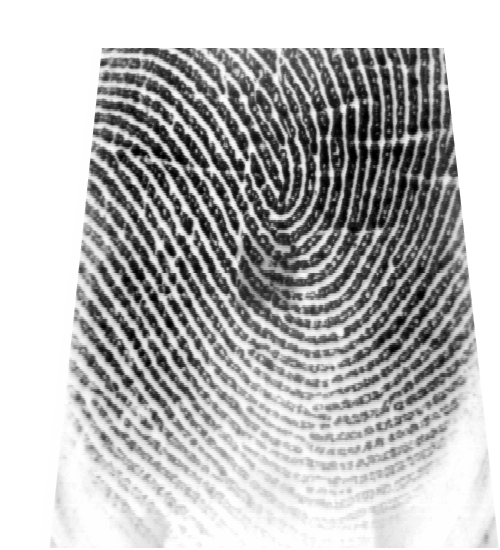
#> input picture P5/BTLab_Fingerprints/right_thumb/1.bmp, 500 x 550 px
$ jupyter execute --allow-errors src.ipynb
#> lines starting #> are read from the running program, lines starting #| are printed output that depends on the picture
<!-- DON'T EDIT THIS CELL! -->
<!-- TYPE SHIFT+ENTER AND GO TO THE NEXT CELL -->

<center>
    <h1>Laboratory Experiment #5</h1>
    <h3>Fingerprint Biometrics - Part II: Matching</h3>
</center>

# Exercise 1

[cell 1]
import numpy as np
import matplotlib.pyplot as plt
from mpl_toolkits.mplot3d import Axes3D
from matplotlib import cm
from scipy import ndimage as ndi

# NOTE: We are using Scikit-Image version 0.18.3
# If you have a version different from that, plase open you Anaconda prompt and type:
# conda install -c anaconda scikit-image=0.18.3

from skimage.io import imread
from skimage.filters import gabor_kernel
from skimage.util import invert
from skimage.exposure import equalize_adapthist

from skimage.util import img_as_ubyte
from skimage.exposure import equalize_hist, equalize_adapthist
from skimage.filters import median
from skimage.measure import find_contours

from scipy.signal.signaltools import wiener

from utils.poincare import calculate_singularities
from utils.segmentation import segmentation
from utils.normalization import normalize
from utils.gabor_filter import gabor_filter
from utils.frequency import ridge_freq
from utils.orientation import calculate_angles, visualize_angles
from utils.crossing_number import calculate_minutiae
from utils.skeletonize import skeletonize
from utils.MatchGaborFeat import MatchGaborFeat
from utils.align2 import align2
from utils.match import match

# custom functions
from utils.blockproc import blockproc

## Auxiliary Functions

[cell 2]
def gabor_filtering(img, fi):
    # 'mode' specifies how the convolution algorithm will deal with the borders
    If1 = equalize_adapthist(ndi.convolve(img, fi, mode='wrap'))
    # normalize
    If1 = ((If1 - np.min(If1)) / (np.max(If1) - np.min(If1))) * 255
    #print(np.min(If1), np.max(If1))

    return If1

# create the filter according to the size of the image
def gabor_template(im, angle, freq=0.11):
    r, c = im.shape
    ysize = int(np.floor(r/10))

    t = int(np.floor(ysize/8))
    fi = np.real(gabor_kernel(freq, theta=angle, n_stds=t))

    return fi

# create the filter according to the size of the image
def gabor_template_freq_up(im, angle, freq=0.2):
    r, c = im.shape
    ysize = int(np.floor(r/10))

    t = int(np.floor(ysize/8))
    fi = np.real(gabor_kernel(freq, theta=angle, n_stds=t))

    return fi

[cell 3]
## First we read the image thne we will perform the gabor filtering
img = imread('BTLab_Fingerprints/right_thumb/1.bmp', as_gray=True)
#> img is the input picture: shape (550, 500) float64; min 0, max 1, mean 0.723
plt.imshow(img, cmap='gray');

## Frequency Adjustment 1 (0.11)

[cell 4]
fi1 = gabor_template(img, angle=np.pi/4)
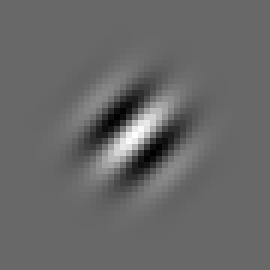
#> fi1: shape (45, 45) float64 (shown 6 times larger); min -0.00422, max 0.00609, mean 9.64e-07; drawn with min black and max white
img_f1 = gabor_filtering(img, fi1)
#> in gabor_filtering, `If1 = equalize_adapthist(ndi.convolve(img, fi, mode='wrap'))`:
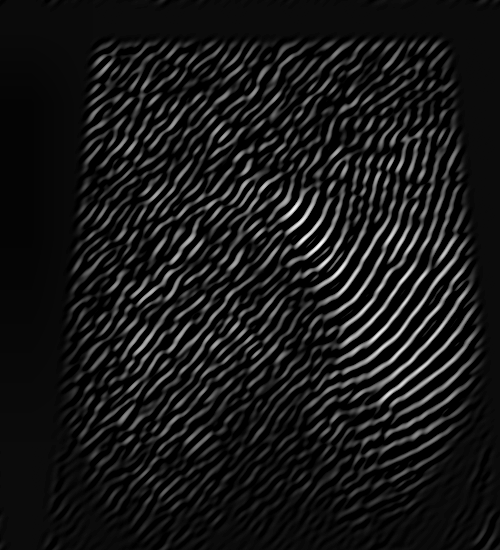
#> If1: shape (550, 500) float64; min 0, max 1, mean 0.0942

plt.figure(figsize=(12,12))
plt.subplot(1,3,1)
plt.imshow(img, cmap='gray'); plt.title('Original image')
plt.subplot(1,3,2)
plt.imshow(fi1, cmap='gray'); plt.title('Filter used')
plt.subplot(1,3,3)
plt.imshow(img_f1, cmap='gray'); plt.title('Image processed');
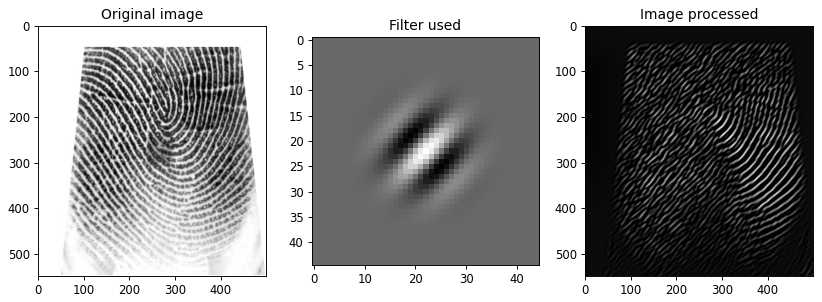
#> figure drawn by matplotlib, 3 panels

## Frequency Adjustment (0.2)

[cell 5]
fi2 = gabor_template_freq_up(img, angle=np.pi/4)
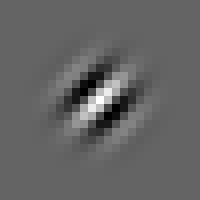
#> fi2: shape (25, 25) float64 (shown 8 times larger); min -0.013, max 0.0201, mean 3.12e-06; drawn with min black and max white
img_f2 = gabor_filtering(img, fi2)
#> in gabor_filtering (call 2), `If1 = equalize_adapthist(ndi.convolve(img, fi, mode='wrap'))`:
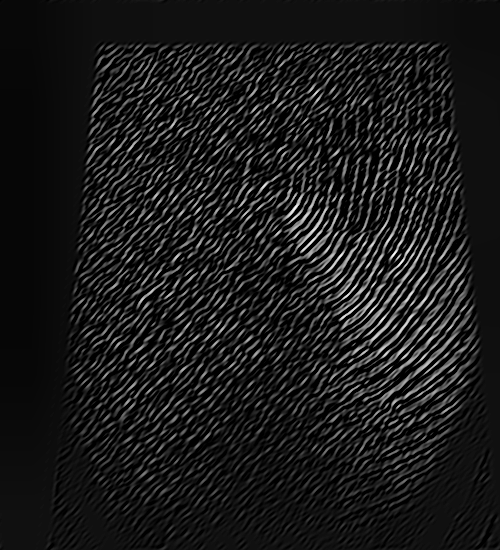
#> If1: shape (550, 500) float64; min 0, max 1, mean 0.105

plt.figure(figsize=(12,12))
plt.subplot(1,3,1)
plt.imshow(img, cmap='gray'); plt.title('Original image')
plt.subplot(1,3,2)
plt.imshow(fi2, cmap='gray'); plt.title('Filter used')
plt.subplot(1,3,3)
plt.imshow(img_f2, cmap='gray'); plt.title('Image processed');

## Conclusion

Visually speaking, when the frequency parameter is tuned up, the resolution of the gabor filter decreases (less pixels). The resolution of the image with th efilter applied seems to have a higher resolution, and appears more detailed. Based on the parameter adjustment applying a filter with a higher frequency seems to produce a higher resolution filtered image.

## Angle Adjustment $\pi/8$

[cell 6]
fi3 = gabor_template(img, angle=np.pi/8)
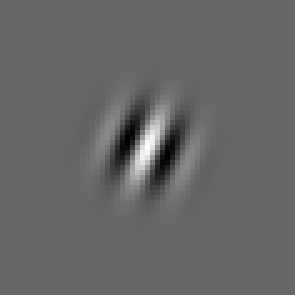
#> fi3: shape (59, 59) float64 (shown 5 times larger); min -0.00417, max 0.00609, mean 5.61e-07; drawn with min black and max white
img_f3 = gabor_filtering(img, fi3)
#> in gabor_filtering (call 3), `If1 = equalize_adapthist(ndi.convolve(img, fi, mode='wrap'))`:
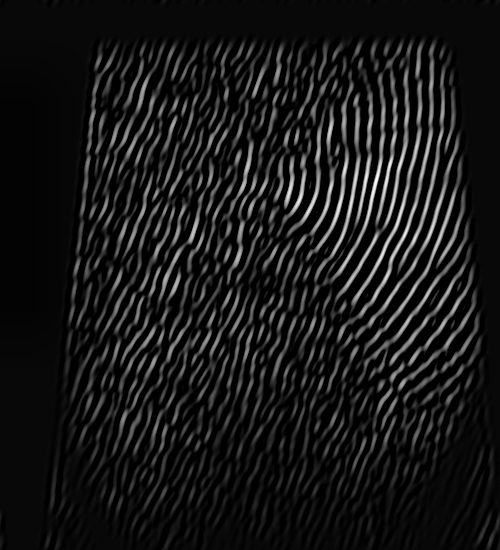
#> If1: shape (550, 500) float64; min 0, max 1, mean 0.0919

plt.figure(figsize=(12,12))
plt.subplot(1,3,1)
plt.imshow(img, cmap='gray'); plt.title('Original image')
plt.subplot(1,3,2)
plt.imshow(fi3, cmap='gray'); plt.title('Filter used')
plt.subplot(1,3,3)
plt.imshow(img_f3, cmap='gray'); plt.title('Image processed');

## Angle Adjustment $-\pi/8$

[cell 7]
fi4 = gabor_template(img, angle=-np.pi/8)
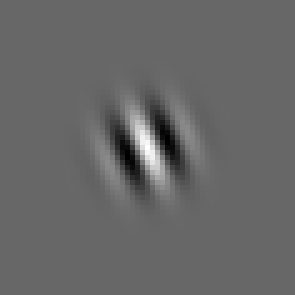
#> fi4: shape (59, 59) float64 (shown 5 times larger); min -0.00417, max 0.00609, mean 5.61e-07; drawn with min black and max white
img_f4 = gabor_filtering(img, fi4)
#> in gabor_filtering (call 4), `If1 = equalize_adapthist(ndi.convolve(img, fi, mode='wrap'))`:
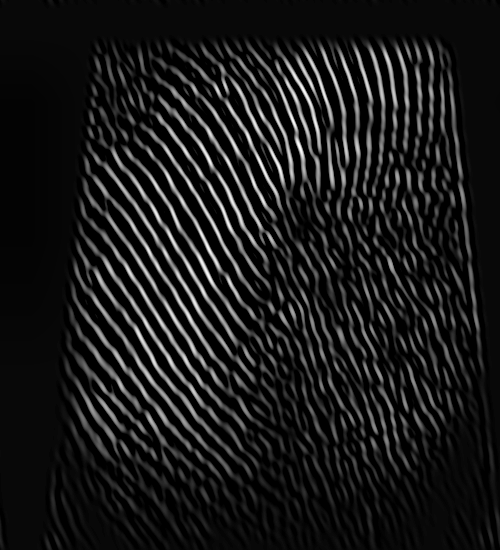
#> If1: shape (550, 500) float64; min 0, max 1, mean 0.102

plt.figure(figsize=(12,12))
plt.subplot(1,3,1)
plt.imshow(img, cmap='gray'); plt.title('Original image')
plt.subplot(1,3,2)
plt.imshow(fi4, cmap='gray'); plt.title('Filter used')
plt.subplot(1,3,3)
plt.imshow(img_f4, cmap='gray'); plt.title('Image processed');

## Conclusion

Changing the angle of the gabor filter visually rotates the gabor filter **angle** degrees to the right or left depending on the sign in front of the angle. Depending on the orientation of the filter, the image is filtered so that it only shows ridges that are similarly oriented. It can be concluded that for any given gabor filter angle, the orientation of the visible ridges on the image will resemble the orientation of the filter used.

# Exercise 2

Auxiliary Function for processing

[cell 8]
def fingerprint_processing(img, block_size=16, threshold=0.4):
#> (the call stopped at in fingerprint_processing, `normalized_img = normalize(img.copy(), float(100), float(100))`: utils is not available in this run)
    output = {}

    # normalization - removes the effects of sensor noise and finger pressure differences.
    normalized_img = normalize(img.copy(), float(100), float(100))
    output['normalized_img'] = normalized_img

    # segmentation
    (segmented_img, normim, mask) = segmentation(normalized_img,
                                                 block_size,
                                                 threshold)
    output['segmented_img'] = segmented_img
    output['normim'] = normim
    output['mask'] = mask

    # orientation estimation
    angles = calculate_angles(normalized_img,
                              W=block_size, smooth=True)
    output['angles'] = angles

    # find the overall frequency of ridges
    freq = ridge_freq(normim, mask, angles,
                      block_size, kernel_size=5,
                      minWaveLength=5, maxWaveLength=15)
    output['freq'] = freq

    # create gabor filter and do the actual filtering
    gabor_img = gabor_filter(normim, angles, freq, block_size)
    output['gabor_img'] = gabor_img

    # create the skeleton
    thin_image = skeletonize(gabor_img)
    output['thin_image'] = thin_image

    # find the minutiae
    minutiae_lst, minutiae_img, minutiae_arr = calculate_minutiae(thin_image, mask)
    output['minutiae_lst'] = minutiae_lst
    output['minutiae_img'] = minutiae_img
    output['minutiae_array'] = minutiae_arr
    print('Total of minutiae detected: %d' % (len(minutiae_lst)))

    # singularities
    singularities_lst, singularities_img = calculate_singularities(thin_image,
                                                                   angles, block_size,
                                                                   mask)
    print('Total of singularities detected: %d' % (len(singularities_lst)))

    output['singularities_lst'] = singularities_lst
    output['singularities_img'] = singularities_img

    return output

[cell 9]
gallery = []

#> (the rest of this cell did not finish here and is left out)

#> (a cell that did not finish here is left out)

The above 1 to 1 matching loop gave abnormal scores for images 5, 6, 7, and a 9. As a result we will perform 4 more 1 to one matches to compensate for the outliers above.

[cell 11]
galleryredo = []

#> (the rest of this cell did not finish here and is left out)

#> (a cell that did not finish here is left out)

| image | score against probe |
|---|---|
| image 1 | 0.0314 |
| image 2 | 0.0124 |
| image 3 | 0.0073 |
| image 4 | 0.0107 |
| image 5 | 0.1147 |
| image 6 | 0.0189 |
| image 7 | 0.0280 |
| image 8 | 0.0054 |
| image 9 | 0.0000 (outlier) |

Our top three scores are 0.1147, 0.0314, and 0.0280. Let us choose the threshold to be 0.0280. That would leave us with 1 TP, 2 FP, 6 TN and 0 FN. Manipulating the threshold would adjust what we would consider to be a TP, TN, FP, and FN. For example, we set the threshold to 0.0107, we get 1 TP, 5FP, 3 TN, and 0 FN.

# Exercise 3

[cell 13]
gallery2 = []

#> (the rest of this cell did not finish here and is left out)

#> (a cell that did not finish here is left out)

| image | score against probe |
|---|---|
| image 1 | 26.7024 |
| image 2 | 26.7019 |
| image 3 | 26.7023 |
| image 4 | 26.7047 |
| image 5 | 26.7045 |
| image 6 | 26.7039 |
| image 7 | 26.7051 |
| image 8 | 26.7038 |
| image 9 | 26.7037 |

Again we choose the threshold as 26.7045. That leaves us with 1 TP, 2 FP, 6 TN, and 0 FN. The threshold adjustment once again would cause us to consider a TP differently. Decreasing the threshold would create more FP, while increasing it would have more matches be considered TN.

# Exercise 4

[cell 15]
ex4gal = []

#> (the rest of this cell did not finish here and is left out)

#> (the call stopped at in fingerprint_processing, `normalized_img = normalize(img.copy(), float(100), float(100))`: utils is not available in this run)
